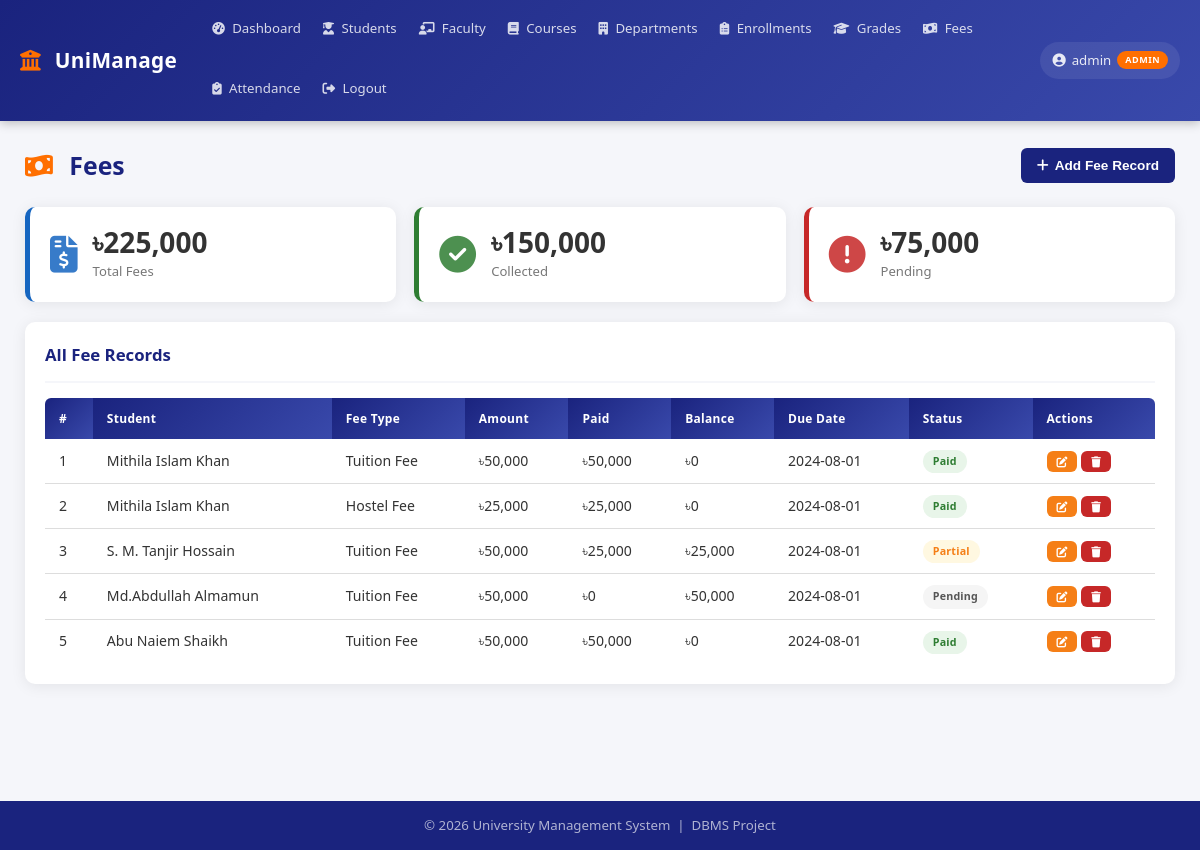
Page /modules/fees.php (signed in) on the committed database.
### tables this page shows
CREATE TABLE fees (
    fee_id INT AUTO_INCREMENT PRIMARY KEY,
    student_id INT NOT NULL,
    fee_type VARCHAR(50),
    amount DECIMAL(10,2),
    due_date DATE,
    paid_date DATE,
    paid_amount DECIMAL(10,2) DEFAULT 0,
    status ENUM('Pending','Paid','Partial','Overdue') DEFAULT 'Pending',
    academic_year VARCHAR(10),
    created_at TIMESTAMP DEFAULT CURRENT_TIMESTAMP,
    FOREIGN KEY (student_id) REFERENCES students(student_id) ON DELETE CASCADE
);

### includes/config.php (called while the page is built, shortened)
<?php
function isAdmin():   bool { return ($_SESSION['role'] ?? '') === 'admin'; }
function isStudent(): bool { return ($_SESSION['role'] ?? '') === 'student'; }

### modules/fees.php (the view, shortened to what this page needs)
<?php
require_once __DIR__ . '/../includes/header.php';
require_once __DIR__ . '/../includes/db.php';
if (isStudent()) {
    $my_id = intval($_SESSION['ref_id'] ?? 0);
    $fees  = $conn->query("
        SELECT f.*, CONCAT(s.first_name,' ',s.last_name) AS student_name, s.roll_no
        FROM fees f
        JOIN students s ON f.student_id = s.student_id
        WHERE f.student_id = $my_id
        ORDER BY f.created_at DESC
    ");
    $stats = $conn->query(
        "SELECT SUM(amount) AS total, SUM(paid_amount) AS collected,
                SUM(amount - paid_amount) AS pending
         FROM fees WHERE student_id = $my_id"
    )->fetch_assoc();
} else {
    $fees  = $conn->query("
        SELECT f.*, CONCAT(s.first_name,' ',s.last_name) AS student_name, s.roll_no
        FROM fees f
        JOIN students s ON f.student_id = s.student_id
        ORDER BY f.created_at DESC
    ");
    $stats = $conn->query(
        "SELECT SUM(amount) AS total, SUM(paid_amount) AS collected,
                SUM(amount - paid_amount) AS pending
         FROM fees"
    )->fetch_assoc();
}
?>
<div class="page-header">
    <h2>
        <i class="fas fa-money-bill-wave"></i> Fees
    </h2>
    <?php if (isAdmin()): ?>
    <button class="btn btn-primary"
            onclick="document.getElementById('feeModal').classList.add('active')">
        <i class="fas fa-plus"></i> Add Fee Record
    </button>
    <?php endif; ?>
</div>
<div class="stats-grid" style="grid-template-columns:repeat(3,1fr);margin-bottom:20px;">
    <div class="stat-card blue">
        <div class="stat-icon"><i class="fas fa-file-invoice-dollar"></i></div>
        <div class="stat-info"><h3>৳<?= number_format($stats['total'] ?? 0) ?></h3><p>Total Fees</p></div>
    </div>
    <div class="stat-card green">
        <div class="stat-icon"><i class="fas fa-check-circle"></i></div>
        <div class="stat-info"><h3>৳<?= number_format($stats['collected'] ?? 0) ?></h3><p>Collected</p></div>
    </div>
    <div class="stat-card red">
        <div class="stat-icon"><i class="fas fa-exclamation-circle"></i></div>
        <div class="stat-info"><h3>৳<?= number_format($stats['pending'] ?? 0) ?></h3><p>Pending</p></div>
    </div>
</div>
<div class="card">
    <div class="card-header">
        <h3><?= isStudent() ? 'My Fee Records' : 'All Fee Records' ?></h3>
    </div>
    <div class="table-container">
        <table>
            <thead>
                <tr>
                    <th>#</th>
                    <?php if (!isStudent()): ?><th>Student</th><?php endif; ?>
                    <th>Fee Type</th><th>Amount</th><th>Paid</th>
                    <th>Balance</th><th>Due Date</th><th>Status</th>
                    <?php if (isAdmin()): ?><th>Actions</th><?php endif; ?>
                </tr>
            </thead>
            <tbody>
            <?php
            $i        = 1;
            while ($f = $fees->fetch_assoc()):
                $bal = $f['amount'] - $f['paid_amount'];
                $cls = match($f['status']) {
                    'Paid'    => 'badge-success',
                    'Partial' => 'badge-warning',
                    'Overdue' => 'badge-danger',
                    default   => 'badge-secondary'
                };
            ?>
            <tr>
                <td><?= $i++ ?></td>
                <?php if (!isStudent()): ?>
                <td><?= htmlspecialchars($f['student_name']) ?></td>
                <?php endif; ?>
                <td><?= htmlspecialchars($f['fee_type']) ?></td>
                <td>৳<?= number_format($f['amount']) ?></td>
                <td>৳<?= number_format($f['paid_amount']) ?></td>
                <td>৳<?= number_format($bal) ?></td>
                <td><?= $f['due_date'] ?? '—' ?></td>
                <td><span class="badge <?= $cls ?>"><?= $f['status'] ?></span></td>
                <?php if (isAdmin()): ?>
                <td>
                    <a href="?edit=<?= $f['fee_id'] ?>" class="btn btn-warning btn-sm">
                        <i class="fas fa-edit"></i>
                    </a>
                    <a href="?delete=<?= $f['fee_id'] ?>" class="btn btn-danger btn-sm"
                       onclick="return confirm('Delete this fee record?')">
                        <i class="fas fa-trash"></i>
                    </a>
                </td>
                <?php endif; ?>
            </tr>
            <?php endwhile; ?>
            </tbody>
        </table>
    </div>
</div>
<?php require_once __DIR__ . '/../includes/footer.php'; ?>

### css/style.css (style rules this page uses)
*, *::before, *::after { margin: 0; padding: 0; box-sizing: border-box; }
:root { --primary: #1a237e; --primary-light: #3949ab; --secondary: #ff6f00; --success: #2e7d32; --danger: #c62828; --warning: #f57f17; --info: #0277bd; --bg: #f5f6fa; --card-bg: #ffffff; --text: #333333; --text-muted: #777777; --border: #dddddd; --shadow: 0 2px 15px rgba(0, 0, 0, 0.08); --radius: 10px; --transition: 0.2s ease; }
html { scroll-behavior: smooth; }
body { font-family: 'Segoe UI', system-ui, -apple-system, sans-serif; background: var(--bg); color: var(--text); line-height: 1.6; min-height: 100vh; display: flex; flex-direction: column; }
a { text-decoration: none; color: inherit; }
.page-header { display: flex; justify-content: space-between; align-items: center; margin-bottom: 22px; flex-wrap: wrap; gap: 10px; }
.page-header h2 { color: var(--primary); font-size: 1.55em; font-weight: 700; }
.page-header h2 i { margin-right: 10px; color: var(--secondary); }
.card { background: var(--card-bg); border-radius: var(--radius); box-shadow: var(--shadow); padding: 20px; margin-bottom: 20px; }
.card-header { display: flex; justify-content: space-between; align-items: center; margin-bottom: 15px; padding-bottom: 12px; border-bottom: 2px solid var(--bg); flex-wrap: wrap; gap: 8px; }
.card-header h3 { color: var(--primary); font-size: 1.05em; font-weight: 600; }
.stats-grid { display: grid; grid-template-columns: repeat(auto-fit, minmax(190px, 1fr)); gap: 18px; margin-bottom: 22px; }
.stat-card { background: var(--card-bg); border-radius: var(--radius); padding: 18px 20px; display: flex; align-items: center; gap: 15px; box-shadow: var(--shadow); border-left: 5px solid var(--primary); transition: transform var(--transition), box-shadow var(--transition); }
.stat-card.blue { border-left-color: #1565c0; }
.stat-card.green { border-left-color: var(--success); }
.stat-card.red { border-left-color: var(--danger); }
.stat-icon { font-size: 2.3em; opacity: 0.85; flex-shrink: 0; }
.stat-card.blue .stat-icon { color: #1565c0; }
.stat-card.green .stat-icon { color: var(--success); }
.stat-card.red .stat-icon { color: var(--danger); }
.stat-info h3 { font-size: 1.75em; font-weight: 700; color: var(--text); line-height: 1.1; }
.stat-info p { color: var(--text-muted); font-size: 0.82em; margin-top: 3px; }
.table-container { overflow-x: auto; }
table { width: 100%; border-collapse: collapse; font-size: 0.88em; }
thead th { background: linear-gradient(135deg, var(--primary), var(--primary-light)); color: #fff; padding: 11px 14px; text-align: left; font-weight: 600; white-space: nowrap; font-size: 0.85em; letter-spacing: 0.3px; }
thead th:first-child { border-radius: 6px 0 0 0; }
thead th:last-child { border-radius: 0 6px 0 0; }
tbody tr { border-bottom: 1px solid var(--border); transition: background var(--transition); }
tbody tr:last-child { border-bottom: none; }
tbody td { padding: 10px 14px; vertical-align: middle; }
.badge { display: inline-block; padding: 3px 10px; border-radius: 20px; font-size: 0.76em; font-weight: 600; white-space: nowrap; letter-spacing: 0.2px; }
.badge-success { background: #e8f5e9; color: var(--success); }
.badge-warning { background: #fff8e1; color: var(--warning); }
.badge-secondary { background: #f5f5f5; color: #555; }
.btn { padding: 8px 16px; border: none; border-radius: 6px; cursor: pointer; font-size: 0.85em; font-weight: 600; text-decoration: none; display: inline-flex; align-items: center; gap: 6px; transition: all var(--transition); white-space: nowrap; line-height: 1.4; }
.btn-primary { background: var(--primary); color: #fff; }
.btn-danger { background: var(--danger); color: #fff; }
.btn-warning { background: var(--warning); color: #fff; }
.btn-sm { padding: 5px 10px; font-size: 0.78em; }

### rows in the picture
fees: student_name "Mithila Islam Khan", fee_type "Tuition Fee", amount "50,000", paid_amount "50,000", bal "0", due_date "2024-08-01", status "Paid"
fees: student_name "Mithila Islam Khan", fee_type "Hostel Fee", amount "25,000", paid_amount "25,000", bal "0", due_date "2024-08-01", status "Paid"
fees: student_name "S. M. Tanjir Hossain", fee_type "Tuition Fee", amount "50,000", paid_amount "25,000", bal "25,000", due_date "2024-08-01", status "Partial"
fees: student_name "Md.Abdullah Almamun", fee_type "Tuition Fee", amount "50,000", paid_amount "0", bal "50,000", due_date "2024-08-01", status "Pending"
fees: student_name "Abu Naiem Shaikh", fee_type "Tuition Fee", amount "50,000", paid_amount "50,000", bal "0", due_date "2024-08-01", status "Paid"

### other values in the picture
$_SESSION['username'] "admin"
$_SESSION['role'] "ADMIN"
$stats['total'] "225,000"
$stats['collected'] "150,000"
$stats['pending'] "75,000"
